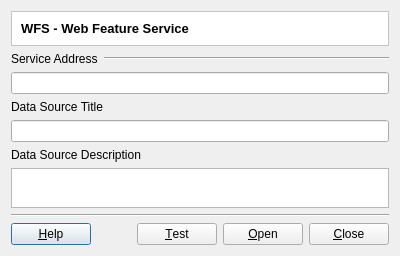
<?xml version="1.0" encoding="UTF-8"?>
<ui version="4.0">
 <class>WFSConnectorDialogForm</class>
 <widget class="QDialog" name="WFSConnectorDialogForm">
  <property name="geometry">
   <rect>
    <x>0</x>
    <y>0</y>
    <width>400</width>
    <height>253</height>
   </rect>
  </property>
  <property name="windowTitle">
   <string>WFS Connector</string>
  </property>
  <layout class="QVBoxLayout" name="verticalLayout" stretch="0,0,0,0,0,0,1,0,0">
   <item>
    <widget class="QFrame" name="frame_2">
     <property name="styleSheet">
      <string notr="true">QWidget { background: white }</string>
     </property>
     <property name="frameShape">
      <enum>QFrame::StyledPanel</enum>
     </property>
     <property name="frameShadow">
      <enum>QFrame::Sunken</enum>
     </property>
     <layout class="QVBoxLayout" name="verticalLayout_5">
      <item>
       <widget class="QLabel" name="m_datasourceTypeTitleLabel">
        <property name="font">
         <font>
          <pointsize>10</pointsize>
          <weight>75</weight>
          <bold>true</bold>
         </font>
        </property>
        <property name="text">
         <string>WFS - Web Feature Service</string>
        </property>
       </widget>
      </item>
     </layout>
    </widget>
   </item>
   <item>
    <layout class="QHBoxLayout" name="horizontalLayout" stretch="0,1">
     <item>
      <widget class="QLabel" name="label">
       <property name="text">
        <string>Service Address</string>
       </property>
      </widget>
     </item>
     <item>
      <widget class="Line" name="line">
       <property name="orientation">
        <enum>Qt::Horizontal</enum>
       </property>
      </widget>
     </item>
    </layout>
   </item>
   <item>
    <widget class="QLineEdit" name="m_dbPathLineEdit"/>
   </item>
   <item>
    <widget class="QLabel" name="label_2">
     <property name="text">
      <string>Data Source Title</string>
     </property>
    </widget>
   </item>
   <item>
    <widget class="QLineEdit" name="m_datasourceTitleLineEdit"/>
   </item>
   <item>
    <widget class="QLabel" name="label_3">
     <property name="text">
      <string>Data Source Description</string>
     </property>
    </widget>
   </item>
   <item>
    <widget class="QTextEdit" name="m_resumeTextEdit">
     <property name="sizePolicy">
      <sizepolicy hsizetype="Expanding" vsizetype="Minimum">
       <horstretch>0</horstretch>
       <verstretch>0</verstretch>
      </sizepolicy>
     </property>
     <property name="minimumSize">
      <size>
       <width>0</width>
       <height>40</height>
      </size>
     </property>
     <property name="toolTip">
      <string>A more detailed description about the data source</string>
     </property>
    </widget>
   </item>
   <item>
    <widget class="Line" name="line_2">
     <property name="orientation">
      <enum>Qt::Horizontal</enum>
     </property>
    </widget>
   </item>
   <item>
    <layout class="QHBoxLayout" name="horizontalLayout_4" stretch="0,1,0">
     <item>
      <widget class="QPushButton" name="m_helpPushButton">
       <property name="text">
        <string>&amp;Help</string>
       </property>
      </widget>
     </item>
     <item>
      <spacer name="horizontalSpacer">
       <property name="orientation">
        <enum>Qt::Horizontal</enum>
       </property>
       <property name="sizeHint" stdset="0">
        <size>
         <width>40</width>
         <height>20</height>
        </size>
       </property>
      </spacer>
     </item>
     <item>
      <layout class="QHBoxLayout" name="horizontalLayout_3">
       <item>
        <widget class="QPushButton" name="m_testPushButton">
         <property name="text">
          <string>&amp;Test</string>
         </property>
        </widget>
       </item>
       <item>
        <widget class="QPushButton" name="m_openPushButton">
         <property name="text">
          <string>&amp;Open</string>
         </property>
        </widget>
       </item>
       <item>
        <widget class="QPushButton" name="m_closePushButton">
         <property name="text">
          <string>&amp;Close</string>
         </property>
        </widget>
       </item>
      </layout>
     </item>
    </layout>
   </item>
  </layout>
 </widget>
 <tabstops>
  <tabstop>m_dbPathLineEdit</tabstop>
  <tabstop>m_datasourceTitleLineEdit</tabstop>
  <tabstop>m_resumeTextEdit</tabstop>
  <tabstop>m_openPushButton</tabstop>
  <tabstop>m_closePushButton</tabstop>
  <tabstop>m_testPushButton</tabstop>
  <tabstop>m_helpPushButton</tabstop>
 </tabstops>
 <resources/>
 <connections>
  <connection>
   <sender>m_closePushButton</sender>
   <signal>pressed()</signal>
   <receiver>WFSConnectorDialogForm</receiver>
   <slot>reject()</slot>
   <hints>
    <hint type="sourcelabel">
     <x>347</x>
     <y>233</y>
    </hint>
    <hint type="destinationlabel">
     <x>115</x>
     <y>224</y>
    </hint>
   </hints>
  </connection>
 </connections>
</ui>
